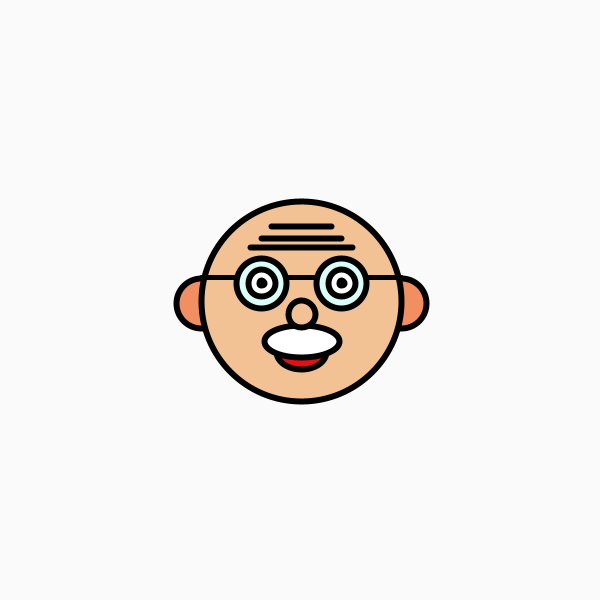
Frame 1 (no input)
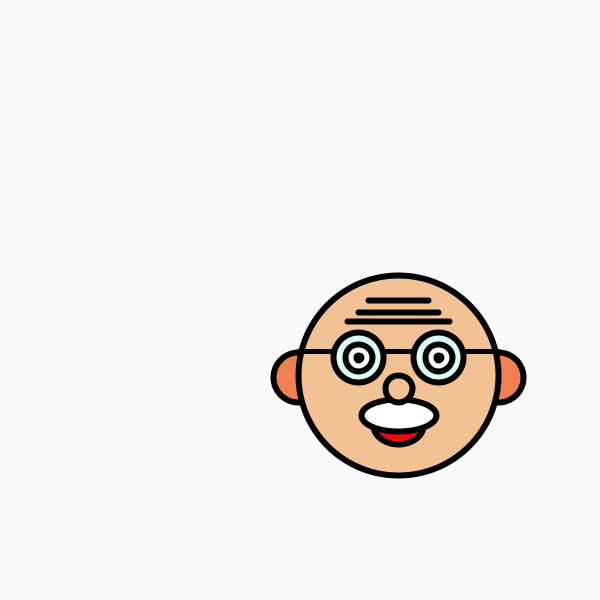
Frame 60 (the mouse pressed at the canvas centre just before this capture)
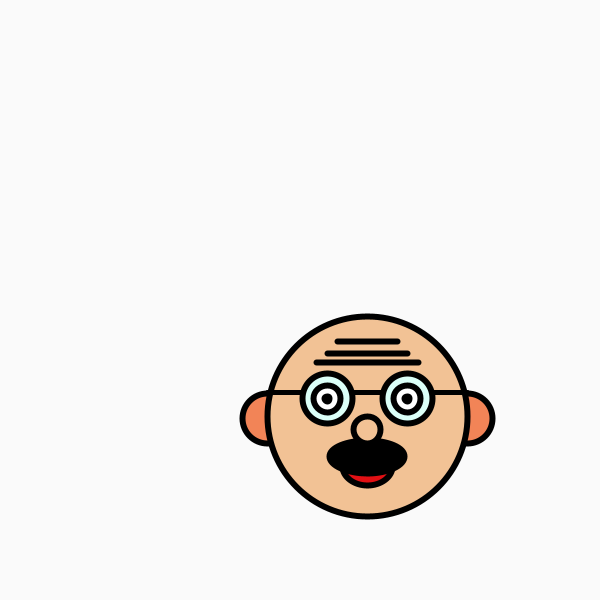
Frame 120 (the mouse held since frame 60 and released just before this capture)

The Processing sketch that drew these frames (run headless with seeded random() and noise(); from frame 60 on, the mouse is pressed at the canvas centre):

// Processing sketch: processing_145309
// ── processing_145309.pde

// parámetros posición-velocidad


float posx, posy, velx, vely;
int value =255;
void setup(){
  size (600,600);
  noCursor();
  
posx= width/2;
posy=height/2;
velx=   random(1,2);
vely=  random(1,2);

}

void draw(){
background(250);
 
//actualización de posiciones
posx = posx+ velx;
posy = posy+ vely;
personatge(posx,posy);

}

void personatge(float _x,float _y)

{

//cara, orejas
fill(242,194-posx/6,149-posx/6);
stroke(0);
strokeWeight(6);

ellipse(posx+width/6,posy+height/250,width/12,height/12);
ellipse(posx-width/6,posy+height/250,width/12,height/12);

fill(242,194,149);
ellipse(posx,posy,width/3,height/3);



//rayas frente
noFill();
stroke(0);
strokeWeight(6);
line(posx-width/20,posy-height/8,posx+width/20,posy-height/8);
line(posx-width/15,posy-height/9.5,posx+width/15,posy-height/9.5);
line(posx-width/11.8,posy-height/11,posx+width/11.8,posy-height/11);


//gafas

noFill();
stroke(0);
strokeWeight(5);
line(posx+width/6,posy-height/25,posx-width/6,posy-height/25);
fill(219,255,248);
stroke(0);
strokeWeight(6);
ellipse(posx+width/15,posy-height/32,width/12,width/12);
ellipse(posx-width/15,posy-height/32,width/12,width/12);

//ojos
fill(255);
ellipse(posx+width/15,posy-height/32,width/22,width/22);
ellipse(posx-width/15,posy-height/32,width/22,width/22);
fill(0);
ellipse(posx+width/15,posy-height/32,width/120,width/120);
ellipse(posx-width/15,posy-height/32,width/120,width/120);

//boca
fill(226,16,20);
ellipse(posx,posy+height/12,width/12,height/16);

//bigote
fill(value);
ellipse(posx,posy+height/15,width/8,height/18.5);


//nariz
fill(242,194,149);
stroke(0);
strokeWeight(6);
ellipse(posx,posy+height/45,width/22,height/22);

//límites eje x - eje y

if ((posx  > width-5*width/24) || (posx  < 5*width/24)){

velx=-velx;
}

if ((posy  > height-height/6) || (posy<height/6)){

 vely = -vely;
  }
}

void mousePressed(){

  posx=width/2;
  posy=height/2;
  velx=random(1,5);
  vely=random(1,5);

//cambio de color del bigote a negro
 if (value == 255) { 
    value = 0;
  } else {
    value = 255;
  }
}
